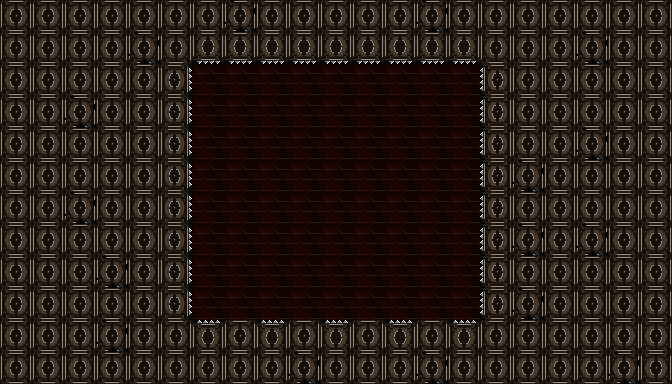

Tiled map render using the project's own tile images. Description and the whole map definition, tile-layer contents included, below:
An orthogonal 21x12 tile map with 32x32 px tiles, 1 tile layer (Tile Layer 1).

<map version="1.0" tiledversion="1.0.3" orientation="orthogonal" renderorder="right-down" width="21" height="12" tilewidth="32" tileheight="32" nextobjectid="1">
 <tileset firstgid="1" source="tileset.tsx" />
 <layer name="Tile Layer 1" width="21" height="12">
  <data encoding="csv">
14,14,14,14,14,14,14,15,14,14,14,14,14,15,14,14,14,14,14,14,14,
14,14,14,14,15,14,18,18,18,18,18,18,18,18,18,14,14,14,15,14,14,
14,14,14,14,14,21,1,1,1,1,1,1,1,1,1,20,14,14,14,14,14,
14,14,15,14,14,21,1,1,1,1,1,1,1,1,1,20,14,14,14,14,14,
14,14,14,14,14,21,1,1,1,1,1,1,1,1,1,20,14,14,15,14,14,
14,14,14,14,14,21,1,1,1,1,1,1,1,1,1,20,15,14,14,14,14,
14,14,15,14,14,21,1,1,1,1,1,1,1,1,1,20,14,14,14,14,14,
14,14,14,14,14,21,1,1,1,1,1,1,1,1,1,20,15,14,15,14,14,
14,14,14,15,14,21,1,1,1,1,1,1,1,1,1,20,14,14,14,14,14,
14,14,14,14,14,21,1,1,1,1,1,1,1,1,1,20,15,14,14,14,14,
14,14,14,15,14,14,19,14,19,14,19,14,19,14,19,14,14,14,14,14,14,
14,14,14,14,14,14,14,14,14,15,14,14,14,15,14,14,14,14,14,15,14
</data>
 </layer>
</map>
